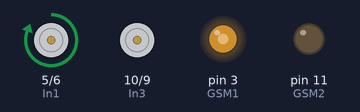
Simulated run of this sketch. Board: Arduino Uno, built with avr-gcc and run on an emulated ATmega328P. On the bench: motor-driver pin pairs drawn as motors (green arrow = first pin HIGH = forward, orange = second pin HIGH = backward, longer = more drive), output pins drawn as LEDs (lit = HIGH).

Above: at 2.6 s.
At 10.47 s:
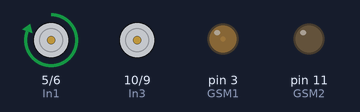
At 18.3 s:
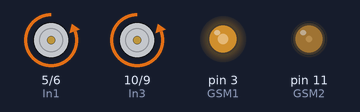
At 21.9 s:
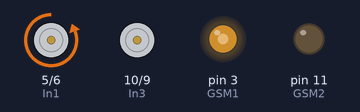
At 25.5 s:
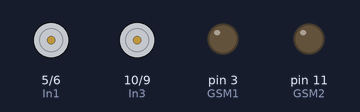
At 36.5 s:
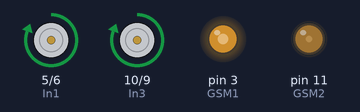
Timing chart, 0 to 40.0 s (numbered marks = the images above):
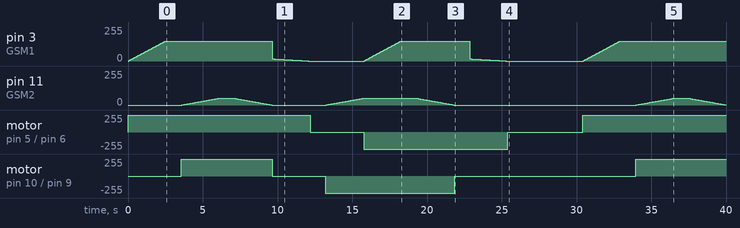

Measured:
- by itself, motor on pin 10 (In3) / pin 9 (In4): stopped → forward 255/255 at 3.6 s, → stopped 6.1 s later, → backward 255/255 3.6 s later, → stopped 8.7 s later, … (5 changes in this stretch)
- by itself, motor on pin 5 (In1) / pin 6 (In2): stopped → forward 255/255 at 0.00 s, → stopped 12.2 s later, → backward 255/255 3.6 s later, → stopped 9.7 s later, … (5 changes in this stretch)

The sketch:

Zipper.ino
```cpp
int GSM1 = 3;
int GSM2 = 11;

// ******Parameter******
int maxspeed = 50;
int spinning_time = 1000;
int pause_time = 5000;
// ******Parameter******

#define In1 5
#define In2 6

#define In3 10
#define In4 9

void setup() {
  pinMode(In1, OUTPUT);
  pinMode(In2, OUTPUT);
  pinMode(GSM1, OUTPUT);

  pinMode(In3, OUTPUT);
  pinMode(In4, OUTPUT);
  pinMode(GSM2, OUTPUT);
  Serial.begin(9600);
}

void loop() {
  startSpin();
  delay(spinning_time);
  rotate();
  delay(spinning_time);
  stopRotate();
  stopSpin();
  delay(spinning_time);
  reverseRotate();
  reverseSpin();
  delay(spinning_time);
  stopRotate();
  delay(spinning_time);
  stopSpin();
  delay(pause_time);
}

void startSpin() {
  digitalWrite(In1, HIGH);
  digitalWrite(In2, LOW);
  for (int i = 0; i <= maxspeed; i += 1) {
    analogWrite(GSM1, i * 3);
    delay(50);
  }
}
void reverseSpin() {
  digitalWrite(In1, LOW);
  digitalWrite(In2, HIGH);
  for (int i = 0; i <= maxspeed; i += 1) {
    analogWrite(GSM1, i * 3);
    delay(50);
  }
}

void rotate() {
  digitalWrite(In3, HIGH);
  digitalWrite(In4, LOW);
  for (int i = 0; i <= maxspeed; i += 1) {
    analogWrite(GSM2, i);
    delay(50);
  }
}

void reverseRotate() {
  digitalWrite(In3, LOW);
  digitalWrite(In4, HIGH);
  for (int i = 0; i <= maxspeed; i += 1) {
    analogWrite(GSM2, i);
    delay(50);
  }
}


void stopRotate() {
  for (int i = maxspeed; i >= 0; i -= 1) {
    analogWrite(GSM2, i);
    delay(50);
  }
  digitalWrite(In3, LOW);
  digitalWrite(In4, LOW);
}

void stopSpin() {
  for (int i = maxspeed; i >= 0; i -= 1) {
    analogWrite(GSM1, i / 3);
    delay(50);
  }
  digitalWrite(In1, LOW);
  digitalWrite(In2, LOW);
}
```
